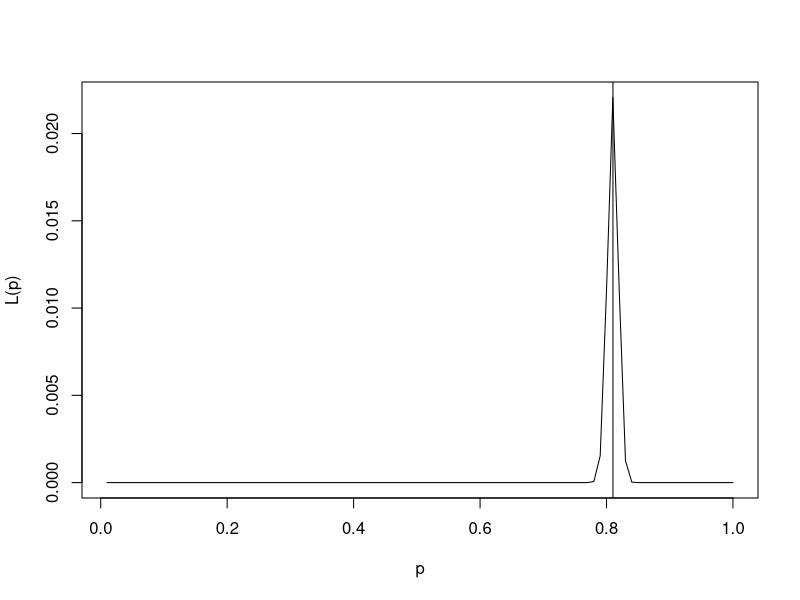
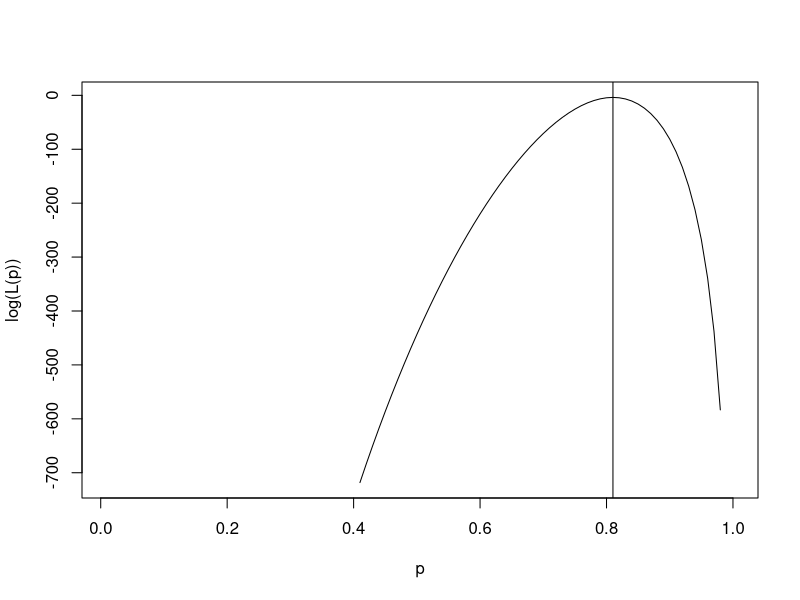
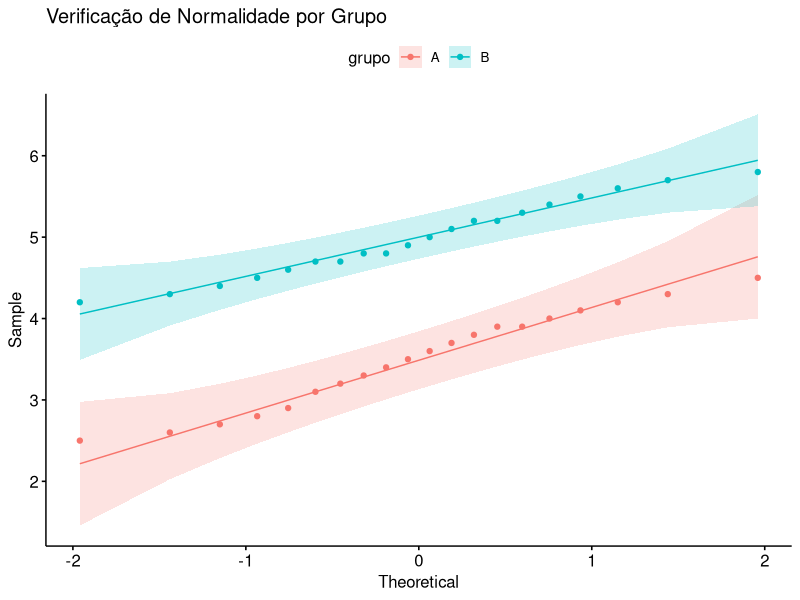
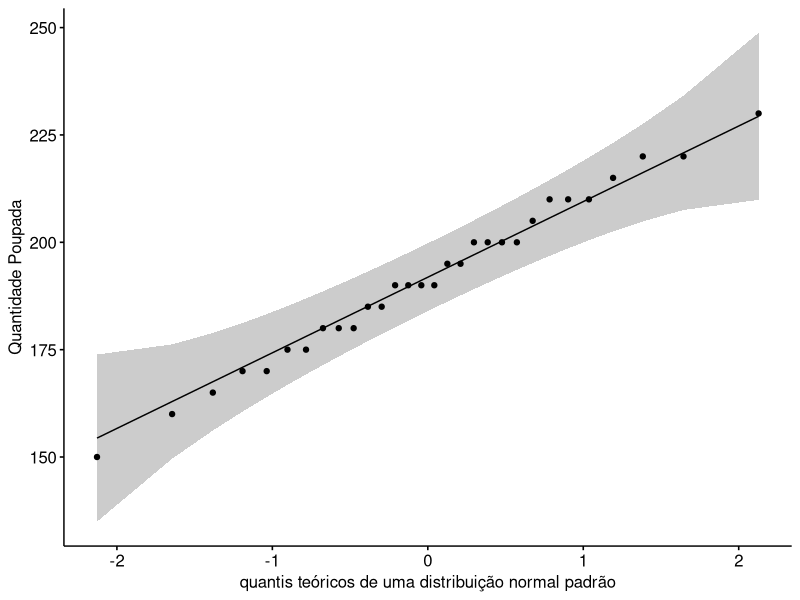
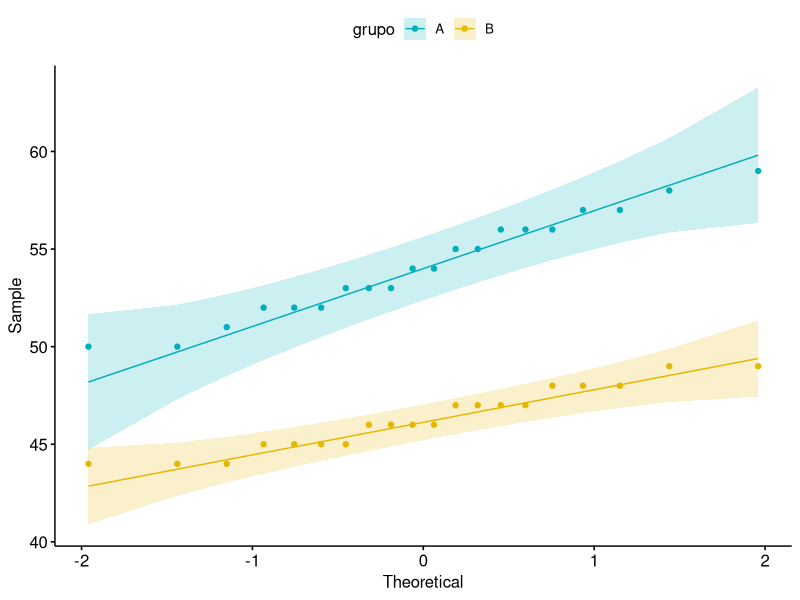

Reproduce these figures in R, in order.
## ---- chunk 1
#| label: setup
#| echo: false

# Cofigurações para exibicão de números
options(
  digits = 5, # número de casas decimais
  scipen = 999 # desativa notação científica
)

# carrega pacotes
library(tidyverse)
library(ggpubr)   # para gráfico quantil-quantil 
## ---- chunk 2
#| echo: false

# Função para plotar a função de verossimilhança e a função de log-verossimilhança
plot_funcao_mv = function(y,n)
{
    L <-  function(p) dbinom(y,n,p)
    emv <- optimize(L, interval = c(0,1), maximum = TRUE)$max
    p <-  (1:100)/100

    # graficos da funcao de MV e de Log-MV
    par(mfrow = c(1,1))
    plot(p, L(p), type = 'l')
    abline(v = emv)
    plot(p, log(L(p)), type = 'l')
    abline(v = emv)
    round(emv, 2)
}
plot_funcao_mv(1720,2123)
## ---- chunk 3
# número total de entrevistados na Holanda
n <- 1497

# número de entrevistados que relataram ser ateus ou agnósticos
x <- 778

# Intervalo para p
ic_holanda <- binom.test(x, n, conf.level = 0.95)
ic_holanda

# Obtendo somente a estimativa por intervalo de confiança
round(ic_holanda$conf.int, 2)
## ---- chunk 4
# número total de pacientes no grupo de oração
n1 <- 604

# número de pacientes que tiveram complicações no grupo de oração
x1 <- 315

# número total de pacientes no grupo sem oração
n2 <- 597

# número de pacientes que tiveram complicações no grupo sem oração
x2 <- 304

# Intervalo para p1 - p2
ic_oracao <- prop.test(x = c(x1, x2), n = c(n1, n2), conf.level = 0.95) 
ic_oracao

# Obtendo somente a estimativa por intervalo de confiança
round(ic_oracao$conf.int, 2)
## ---- chunk 5

# cria dois vetores para os tempos de permanência
versao_a <- c(3.2, 4.1, 2.8, 3.9, 3.5, 4.3, 2.9, 3.7, 4.0, 3.3,
              2.6, 3.8, 4.2, 3.1, 3.6, 2.7, 4.5, 3.4, 2.5, 3.9)

versao_b <- c(4.8, 5.2, 4.3, 5.6, 4.7, 5.1, 4.9, 5.4, 4.5, 5.0,
              4.6, 5.3, 4.4, 5.7, 4.8, 5.5, 4.2, 5.8, 4.7, 5.2)

# cria uma df para armazenar os dados
dados_ab <- data.frame(
  tempo = c(versao_a, versao_b),
  grupo = c(rep("A", 20), rep("B", 20))
)

# visualizando os dados
head(dados_ab)
## ---- chunk 6
# gráfico quantil-quantil (QQ) para verificar normalidade
ggqqplot(dados_ab, x = "tempo", color = "grupo") +
  labs(title = "Verificação de Normalidade por Grupo")
## ---- chunk 7
# estimativa por ic para diferença das médias
resultado_ab <- t.test(versao_b, versao_a, conf.level = 0.95)
resultado_ab$conf.int
## ---- chunk 8
# Carregar os dados simulados
dados_programa <- data.frame(
  participante = 1:30,
  poupanca = c(150, 200, 180, 220, 190, 170, 210, 230, 160, 200,
               180, 175, 190, 210, 185, 165, 220, 195, 205, 215,
               190, 200, 185, 180, 210, 195, 175, 170, 200, 190)
)

dados_programa
## ---- chunk 9
# Gráfico quantil-quantil dos dados
ggqqplot(dados_programa, x = "poupanca") + 
  xlab("quantis teóricos de uma distribuição normal padrão") + 
  ylab("Quantidade Poupada")
## ---- chunk 10
# estima o intervalo de confiança de 95% para a média das medições
resultado <- t.test(dados_programa$poupanca, conf.level = 0.95)
resultado
## ---- chunk 11
resultado <- resultado$conf.int
resultado
## ---- chunk 12
# cria data frame para armazenar os dados
dados_incentivos <- data.frame(
  grupo = c(rep("A", 20), rep("B", 20)),
  produtividade = c(50, 55, 53, 58, 52, 56, 54, 57, 51, 55,
                    59, 52, 53, 56, 57, 54, 52, 50, 53, 56,
                    48, 45, 47, 49, 46, 44, 48, 47, 45, 46,
                    49, 44, 45, 48, 47, 46, 44, 45, 46, 47)
)

# visualizando os dados
dados_incentivos
## ---- chunk 13
# Gráfico quantil-quantil normal dos dados
ggqqplot(dados_incentivos, x = "produtividade", 
         color = "grupo", 
         palette = c("#00AFBB", "#E7B800")) 
## ---- chunk 14
# estimativa por ic para diferença das médias
resultado <- t.test(produtividade ~ grupo, 
                    data = dados_incentivos, 
                    conf.level = 0.95, 
                    var.equal = FALSE)
resultado
## ---- chunk 15
resultado$conf.int
